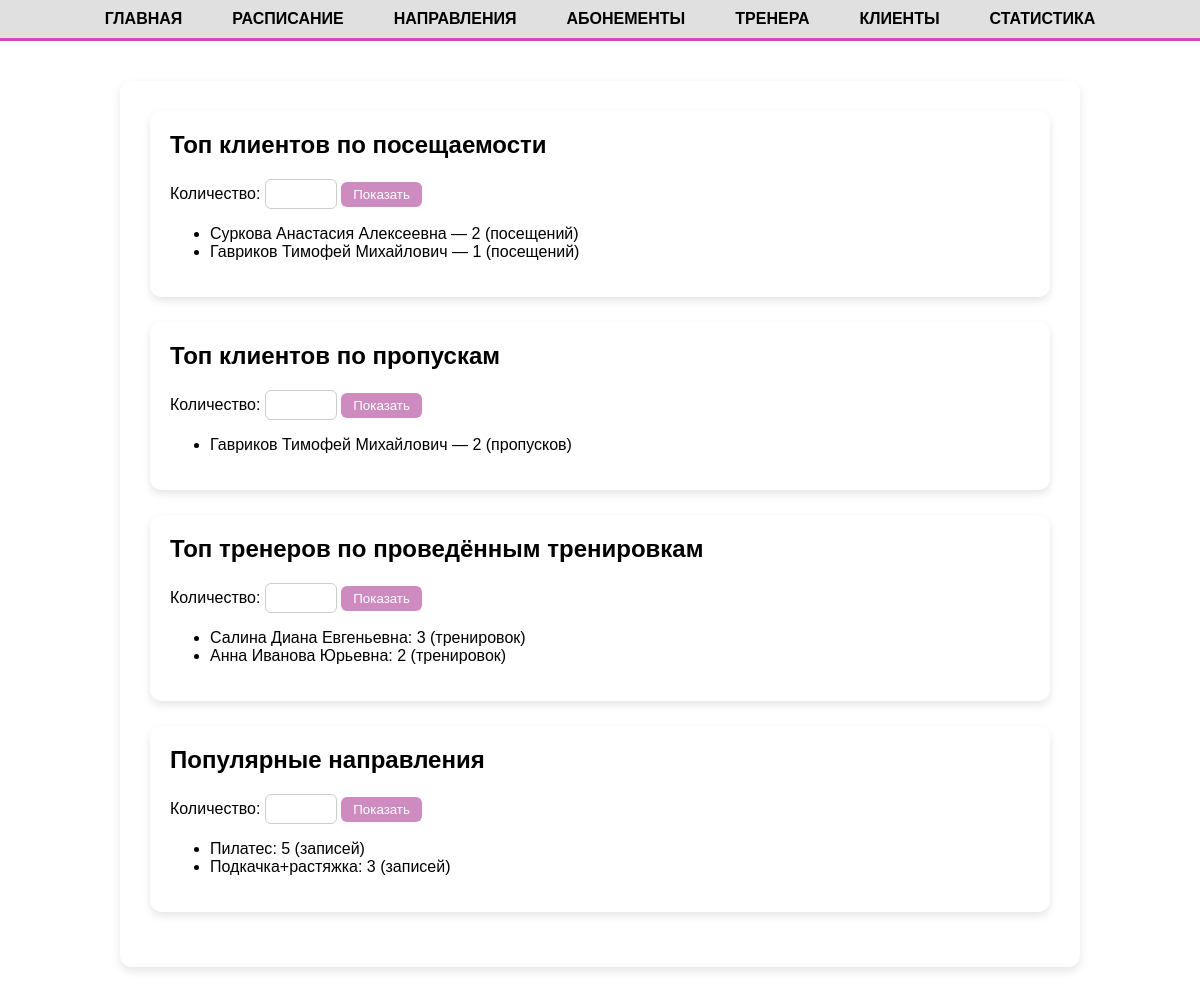
The page /statistics.php on the database its author committed.
### tables this page shows
CREATE TABLE `clients` (
    `client_id` INT(10) NOT NULL AUTO_INCREMENT,
    `name` VARCHAR(255) NOT NULL,
    `surname` VARCHAR(255) NOT NULL,
    `patronymic` VARCHAR(255) NOT NULL,
    `phone` VARCHAR(15) NOT NULL CHECK (
        phone REGEXP '^[+]?[0-9]{1,4}?[-.\\s]?([(]?[0-9]{1,3}[)]?[-.\\s]?){1,4}[0-9]+$'
    ),
    `password` VARCHAR(255) NOT NULL,
    `sex` ENUM('женский', 'мужской') NOT NULL,
    `birthday` DATE NOT NULL,
    PRIMARY KEY (`client_id`) USING BTREE
);

CREATE TABLE `coaches` (
    `coach_id` INT(10) NOT NULL AUTO_INCREMENT,
    `name` VARCHAR(255) NOT NULL,
    `surname` VARCHAR(255) NOT NULL,
    `patronymic` VARCHAR(255) NOT NULL,
    `phone` VARCHAR(15) NOT NULL CHECK (
        phone REGEXP '^[+]?[0-9]{1,4}?[-.\\s]?([(]?[0-9]{1,3}[)]?[-.\\s]?){1,4}[0-9]+$'
    ),
    `password` VARCHAR(255) NOT NULL,
    `sex` ENUM('женский', 'мужской') NOT NULL,
    `birthday` DATE NOT NULL,
    `description` TEXT NULL DEFAULT NULL,
    `bid_per_hour` INT NOT NULL,
    PRIMARY KEY (`coach_id`) USING BTREE
);

CREATE TABLE `templates` (
    `template_id` INT(10) NOT NULL AUTO_INCREMENT,
    `name` VARCHAR(255) NOT NULL,
    `duration` INT(10) NOT NULL CHECK (duration > 0),
    `description` TEXT NULL DEFAULT NULL,
    PRIMARY KEY (`template_id`) USING BTREE
);

### statistics.php (the view, shortened to what this page needs)
<?php
include_once 'config.php';
function fetchFromView($pdo, string $view, int $limit = 5): array {
    $sql = "SELECT * FROM $view LIMIT :limit";
    $stmt = $pdo->prepare($sql);
    $stmt->bindValue(':limit', $limit, PDO::PARAM_INT);
    $stmt->execute();
    return $stmt->fetchAll();
}
$top_attending = fetchFromView($pdo, 'top_attending_clients', $_GET['top_attending'] ?? 5);
$top_skipping = fetchFromView($pdo, 'top_skipping_clients', $_GET['top_skipping'] ?? 5);
$top_coaches = fetchFromView($pdo, 'top_coaches_view', $_GET['top_coaches'] ?? 5);
$top_templates = fetchFromView($pdo, 'top_templates_view', $_GET['top_templates'] ?? 5);
?>
<!DOCTYPE html>
<html lang="ru">
<head>
    <link rel="stylesheet" href="templates_style.css">
</head>
<body>
<header>
    <nav class="navbar">
        <a href="main.php">ГЛАВНАЯ</a>
        <a href="schedule.php">РАСПИСАНИЕ</a>
        <a href="templates.php">НАПРАВЛЕНИЯ</a>
        <a href="subscriptions.php">АБОНЕМЕНТЫ</a>
        <a href="coaches.php">ТРЕНЕРА</a>
        <a href="clients.php">КЛИЕНТЫ</a>
        <a href="statistics.php">СТАТИСТИКА</a>
    </nav>
</header>
<hr class="line">
<div class="container">
    <div class="stat-section">
        <h2>Топ клиентов по посещаемости</h2>
        <form method="GET">
            <label>Количество: <input type="number" name="top_attending" min="1" required></label>
            <button type="submit">Показать</button>
        </form>
        <?php if ($top_attending): ?>
            <ul>
                <?php foreach ($top_attending as $client): ?>
                    <li><?= htmlspecialchars("{$client['surname']} {$client['name']} {$client['patronymic']}") ?> — <?= $client['count'] ?> (посещений)</li>
                <?php endforeach; ?>
            </ul>
        <?php endif; ?>
    </div>
    <div class="stat-section">
        <h2>Топ клиентов по пропускам</h2>
        <form method="GET">
            <label>Количество: <input type="number" name="top_skipping" min="1" required></label>
            <button type="submit">Показать</button>
        </form>
        <?php if ($top_skipping): ?>
            <ul>
                <?php foreach ($top_skipping as $client): ?>
                    <li><?= htmlspecialchars("{$client['surname']} {$client['name']} {$client['patronymic']}") ?> — <?= $client['count'] ?> (пропусков)</li>
                <?php endforeach; ?>
            </ul>
        <?php endif; ?>
    </div>
    <div class="stat-section">
        <h2>Топ тренеров по проведённым тренировкам</h2>
        <form method="GET">
            <label>Количество: <input type="number" name="top_coaches" min="1" required></label>
            <button type="submit">Показать</button>
        </form>
        <?php if ($top_coaches): ?>
            <ul>
                <?php foreach ($top_coaches as $coach): ?>
                    <li><?= htmlspecialchars("{$coach['surname']} {$coach['name']} {$coach['patronymic']}") ?>: <?= $coach['count'] ?> (тренировок)</li>
                <?php endforeach; ?>
            </ul>
        <?php endif; ?>
    </div>
    <div class="stat-section">
        <h2>Популярные направления</h2>
        <form method="GET">
            <label>Количество: <input type="number" name="top_templates" min="1" required></label>
            <button type="submit">Показать</button>
        </form>
        <?php if ($top_templates): ?>
            <ul>
                <?php foreach ($top_templates as $template): ?>
                    <li><?= htmlspecialchars($template['name']) ?>: <?= $template['count'] ?> (записей)</li>
                <?php endforeach; ?>
            </ul>
        <?php endif; ?>
    </div>
</div>
</body>
</html>

### templates_style.css (style rules this page uses)
body { margin: 0; font-family: 'Montserrat', sans-serif; background-color: #fff; }
header { background-color: #e0e0e0; padding: 10px 0; }
.navbar { display: flex; justify-content: center; gap: 50px; }
.navbar a { text-decoration: none; color: black; font-size: 16px; font-weight: bold; }
.line { border: none; height: 3px; background: #cc4bc1; margin: 0; }
.container { max-width: 900px; margin: 40px auto; background: #fff; padding: 30px; border-radius: 12px; box-shadow: 0 4px 10px rgba(0,0,0,0.1); }

### statistics.php (style rules this page uses)
.stat-section { background: #fff; padding: 20px; margin-bottom: 25px; border-radius: 12px; box-shadow: 0 4px 8px rgba(0,0,0,0.1); }
.stat-section h2 { margin-top: 0; }
form { margin-bottom: 15px; }
form input[type="number"] { padding: 5px; width: 60px; font-size: 16px; border-radius: 6px; border: 1px solid #ccc; }
form button { padding: 5px 12px; background-color: #ce8bc0; color: white; border: none; border-radius: 6px; cursor: pointer; }

### rows shown on the page
clients: surname+name+patronymic "Суркова Анастасия Алексеевна", count "2"
clients: surname+name+patronymic "Гавриков Тимофей Михайлович", count "1", count "2"
coaches: surname+name+patronymic "Салина Диана Евгеньевна", count "3"
coaches: surname+name+patronymic "Анна Иванова Юрьевна", count "2"
templates: name "Пилатес", count "5"
templates: name "Подкачка+растяжка", count "3"
